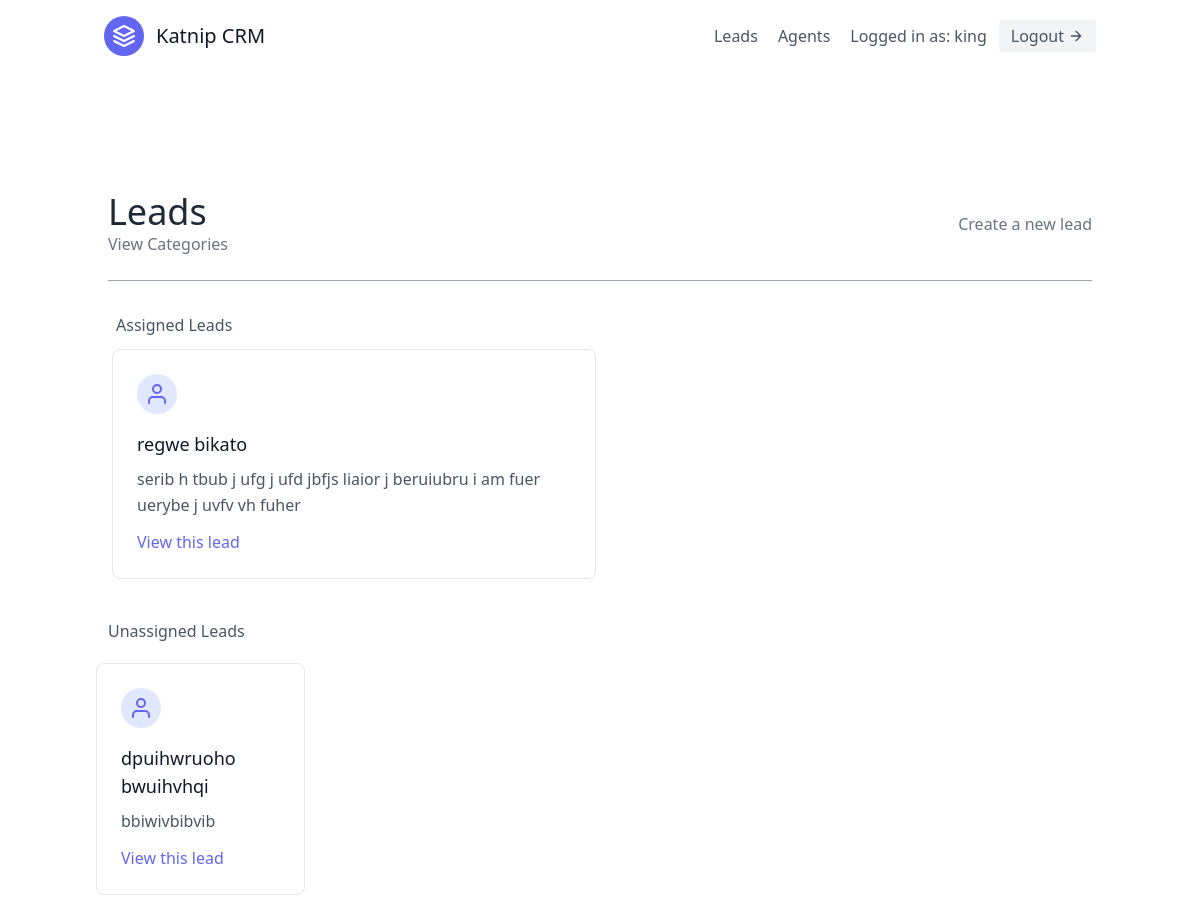
Screenshot of /leads/ (signed in) with the database file from the repository.
### leads/models.py (models this page shows, shortened)
class User(AbstractUser):
    is_organiser = models.BooleanField(default=True)
    is_agent = models.BooleanField(default=False)

class Lead(models.Model):
    first_name = models.CharField(max_length=20)
    last_name = models.CharField(max_length=20)
    notes = models.TextField()
    age = models.IntegerField(default=0)
    agent = models.ForeignKey(
        "Agent", on_delete=models.SET_NULL, null=True, blank=True
    )
    organisation = models.ForeignKey(
        UserProfile, on_delete=models.CASCADE
    )
    category = models.ForeignKey(
        "Category", related_name="leads",on_delete=models.SET_NULL, null=True, blank=True
    )

### leads/views.py (the view)
# urls.py: path("", LeadListView.as_view(), name="lead-list"),
class LeadListView(LoginRequiredMixin, ListView):
    search_filters = None
    template_name = "leads/lead_list.html"
    context_object_name = "leads"
    def get_queryset(self):
        user = self.request.user
        if user.is_organiser:
            queryset = Lead.objects.filter(
                organisation=user.userprofile, agent__isnull=False
            )
        else:
            queryset = Lead.objects.filter(
                organisation=user.agent.organisation, agent__isnull=False
            )
            queryset = queryset.filter(agent__user=user)
        return queryset
    def get_context_data(self, **kwargs):
        context = super(LeadListView, self).get_context_data(**kwargs)
        user = self.request.user
        if user.is_organiser:
            queryset = Lead.objects.filter(
                organisation=user.userprofile, agent__isnull=True
            )
            context.update({"unassigned_leads": queryset})
        return context

### leads/templates/leads/lead_list.html (shortened to what this page needs)
{% extends "base.html" %}
{% block content %}
<section class="text-gray-600 body-font">
  <div class="container px-5 py-24 mx-auto flex flex-wrap">
    <div class="w-full mb-6 py-6 flex justify-between items-center border-b border-gray-400">
      <div>
        <h1 class="text-4xl text-gray-800">Leads</h1>
        <a class="text-gray-500 hover:text-blue-500" href="{% url 'leads:category-list' %}">View Categories</a>
      </div>
      {% if request.user.is_organiser %}
      <div>
        <a class="text-gray-500 hover:text-blue-500" href="{% url 'leads:lead-create' %}">Create a new lead</a>
      </div>
      {% endif %}
    </div>
    <div class="flex flex-wrap mx-auto w-full">
        <div class="p-2 w-full ">
            <h1>Assigned Leads</h1>
        </div>
        {% for lead in leads %}
        <div class="xl:w-1/3 md:w-1/2">
            <div class="border border-gray-200 p-6 m-1 rounded-lg">
                <div class="w-10 h-10 inline-flex items-center justify-center rounded-full bg-indigo-100 text-indigo-500 mb-4">
                    <svg fill="none" stroke="currentColor" stroke-linecap="round" stroke-linejoin="round" stroke-width="2" class="w-6 h-6" viewBox="0 0 24 24">
                        <path d="M20 21v-2a4 4 0 00-4-4H8a4 4 0 00-4 4v2"></path>
                        <circle cx="12" cy="7" r="4"></circle>
                    </svg>
                </div>
                <h2 class="text-lg text-gray-900 font-medium title-font mb-2">{{ lead.first_name }} {{ lead.last_name }}</h2>
                <p class="leading-relaxed text-base break-words">{{ lead.notes }}</p>
                <a href="{% url 'leads:lead-detail' lead.pk %}" class="mt-3 text-indigo-500 inline-flex items-center">
                  View this lead
                </a>
            </div>
        </div>
        {%endfor %}
    </div>
    {% if unassigned_leads.exists %}
    <div class="mt-5 flex flex-wrap -m-4">
        <div class="p-4 w-full ">
            <h1>Unassigned Leads</h1>
        </div>
        {% for lead in unassigned_leads %}
        <div class="xl:w-1/3 md:w-1/2">
            <div class="border border-gray-200 p-6 m-1 rounded-lg">
                <div class="w-10 h-10 inline-flex items-center justify-center rounded-full bg-indigo-100 text-indigo-500 mb-4">
                    <svg fill="none" stroke="currentColor" stroke-linecap="round" stroke-linejoin="round" stroke-width="2" class="w-6 h-6" viewBox="0 0 24 24">
                        <path d="M20 21v-2a4 4 0 00-4-4H8a4 4 0 00-4 4v2"></path>
                        <circle cx="12" cy="7" r="4"></circle>
                    </svg>
                </div>
                <h2 class="text-lg text-gray-900 font-medium title-font mb-2">{{ lead.first_name }} {{ lead.last_name }}</h2>
                <p class="leading-relaxed text-base break-words">{{ lead.notes }}</p>
                <a href="{% url 'leads:lead-detail' lead.pk %}" class="mt-3 text-indigo-500 inline-flex items-center">
                  View this lead
                </a>
            </div>
        </div>
        {%endfor %}
    </div>
    {% endif %}
  </div>
</section>
{% endblock content %}

### templates/navbar.html (shortened to what this page needs)
<header class="text-gray-600 body-font">
  <div class="container mx-auto flex flex-wrap p-4 flex-col md:flex-row items-center">
    <a href="{% url 'landing_page' %}" class="flex title-font font-medium items-center text-gray-900 mb-4 md:mb-0">
      <svg xmlns="http://www.w3.org/2000/svg" fill="none" stroke="currentColor" stroke-linecap="round"
        stroke-linejoin="round" stroke-width="2" class="w-10 h-10 text-white p-2 bg-indigo-500 rounded-full"
        viewBox="0 0 24 24">
        <path d="M12 2L2 7l10 5 10-5-10-5zM2 17l10 5 10-5M2 12l10 5 10-5"></path>
      </svg>
      <span class="ml-3 text-xl">Katnip CRM</span>
    </a>
    <nav class="md:ml-auto flex flex-wrap items-center text-base justify-center">
      {% if not request.user.is_authenticated %}
        <a href="{% url 'signup' %}" class="mr-5 hover:text-gray-900">Sign Up</a>
      {% else %}
      <a href="{% url 'leads:lead-list' %}" class="mr-5 hover:text-gray-900">Leads</a>
        {% if request.user.is_organiser %}
        <a href="{% url 'agents:agent-list' %}" class="mr-5 hover:text-gray-900">Agents</a>
        {% endif %}
      {% endif %}
    </nav>
    {% if request.user.is_authenticated %}
      Logged in as:  {{ request.user.username }}
      <a href="{% url 'logout' %}"
        class="ml-3 inline-flex items-center bg-gray-100 border-0 py-1 px-3 focus:outline-none hover:bg-gray-200 rounded text-base mt-4 md:mt-0">Logout
        <svg fill="none" stroke="currentColor" stroke-linecap="round" stroke-linejoin="round" stroke-width="2"
          class="w-4 h-4 ml-1" viewBox="0 0 24 24">
          <path d="M5 12h14M12 5l7 7-7 7"></path>
        </svg>
      </a>
    {% endif %}
  </div>
</header>

### rows the page displays
User: user.username "king"
Lead: first_name "regwe", last_name "bikato", notes "serib h tbub j ufg j ufd jbfjs liaior j beruiubru i am fuer uerybe j uvfv vh fuher"
Lead: first_name "dpuihwruoho", last_name "bwuihvhqi", notes "bbiwivbibvib"
